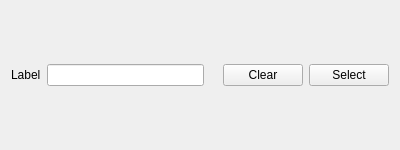
<?xml version="1.0" encoding="UTF-8"?>
<ui version="4.0">
 <class>FileSelector</class>
 <widget class="QWidget" name="FileSelector">
  <property name="geometry">
   <rect>
    <x>0</x>
    <y>0</y>
    <width>400</width>
    <height>150</height>
   </rect>
  </property>
  <property name="windowTitle">
   <string>Form</string>
  </property>
  <layout class="QHBoxLayout" name="horizontalLayout">
   <item>
    <widget class="QLabel" name="lbl_label">
     <property name="sizePolicy">
      <sizepolicy hsizetype="Fixed" vsizetype="Preferred">
       <horstretch>0</horstretch>
       <verstretch>0</verstretch>
      </sizepolicy>
     </property>
     <property name="text">
      <string>Label</string>
     </property>
    </widget>
   </item>
   <item>
    <widget class="QLineEdit" name="txt_filename">
     <property name="enabled">
      <bool>true</bool>
     </property>
     <property name="readOnly">
      <bool>true</bool>
     </property>
    </widget>
   </item>
   <item>
    <widget class="QLabel" name="lbl_filename">
     <property name="text">
      <string/>
     </property>
    </widget>
   </item>
   <item>
    <widget class="QPushButton" name="btn_clear">
     <property name="sizePolicy">
      <sizepolicy hsizetype="Fixed" vsizetype="Fixed">
       <horstretch>0</horstretch>
       <verstretch>0</verstretch>
      </sizepolicy>
     </property>
     <property name="visible">
      <bool>false</bool>
     </property>
     <property name="text">
      <string>Clear</string>
     </property>
    </widget>
   </item>
   <item>
    <widget class="QPushButton" name="btn_select">
     <property name="sizePolicy">
      <sizepolicy hsizetype="Fixed" vsizetype="Fixed">
       <horstretch>0</horstretch>
       <verstretch>0</verstretch>
      </sizepolicy>
     </property>
     <property name="text">
      <string>Select</string>
     </property>
    </widget>
   </item>
  </layout>
 </widget>
 <resources/>
 <connections/>
</ui>
